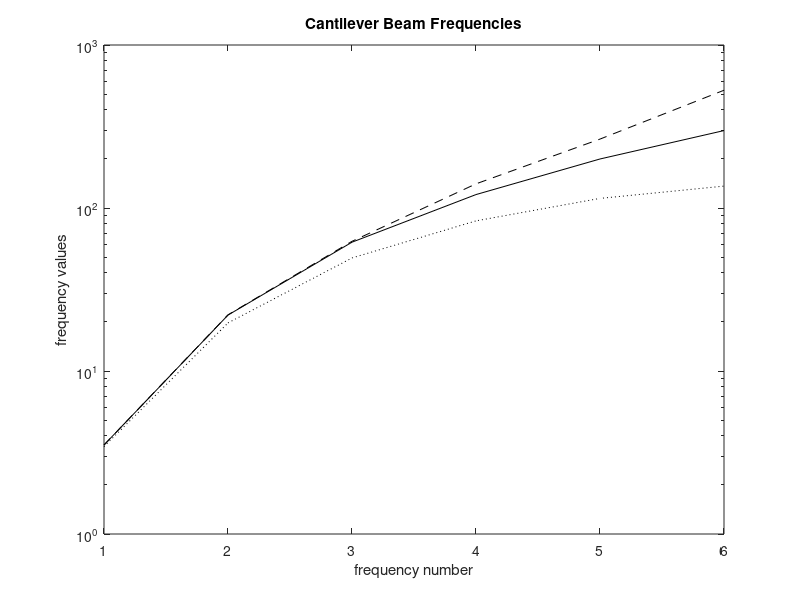

The MATLAB script that drew this image: (Note: this script raises an error after producing the figure.)
function cantbfrq      
% Example:  cantbfrq
% ~~~~~~~~~~~~~~~~
% This program computes approximate natural 
% frequencies of a uniform depth cantilever 
% beam using finite difference and finite 
% element methods. Error results are presented 
% which demonstrate that the finite element 
% method is much more accurate than the finite 
% difference method when the same matrix orders
% are used in computation of the eigenvalues.
%
% User m functions required: 
%   cbfrqnwm, cbfrqfdm, cbfrqfem, frud, 
%   examplmo, animate, plotsave, inputv

clear;
fprintf('\n\n');
fprintf('CANTILEVER BEAM FREQUENCIES BY ');
fprintf('FINITE DIFFERENCE AND');
fprintf(...
'\n           FINITE ELEMENT APPROXIMATION\n');

fprintf('\nGive the number of frequencies ');
fprintf('to be computed');
fprintf('\n(use an even number greater ');
fprintf('than 2)\n'), n=input('? > ');
if rem(n,2) ~= 0, n=n+1; end

% Exact frequencies from solution of 
% the frequency equation
wex = cbfrqnwm(n,1e-12);

% Frequencies for the finite 
% difference solution
wfd = cbfrqfdm(n);

% Frequencies, modal vectors, mass matrix, 
% and stiffness matrix from the finite 
% element solution.
nelts=n/2; [wfe,mv,mm,kk] = cbfrqfem(nelts);
pefdm=(wfd-wex)./(.01*wex); 
pefem=(wfe-wex)./(.01*wex);

nlines=17; nloop=round(n/nlines);
v=[(1:n)',wex,wfd,pefdm,wfe,pefem];
disp(' '); lo=1;
t1=[' freq.     exact.        fdif.' ...
    '       fd. pct.'];
t1=[t1,'    felt.       fe. pct.'];
t2=['number     freq.         freq.' ...
    '        error  '];
t2=[t2,'    freq.        error  '];
while lo < n
  disp(t1),disp(t2); hi=min(lo+nlines-1,n);
  for j=lo:hi
    s1=sprintf('\n %4.0f %13.5e %13.5e', ...
               v(j,1),v(j,2),v(j,3));
    s2=sprintf(' %9.3f %13.5e %9.3f', ...
               v(j,4),v(j,5),v(j,6));
    fprintf([s1,s2]);
  end
  fprintf('\n\nPress [Enter] to continue\n\n');
  pause; lo=lo+nlines;
end
plotsave(wex,wfd,pefdm,wfe,pefem);
nfe=length(wfe); nmidl=nfe/2;
if rem(nmidl,2)==0, nmidl=nmidl+1; end
x0=zeros(nfe,1); v0=x0; w=0;
f1=zeros(nfe,1); f2=f1; f1(nfe-1)=1; 
f1(nmidl)=-5;
xsav=examplmo(mm,kk,f1,f2,x0,v0,wfe,mv);
close; fprintf('All Done\n');

%=============================================

function z=cbfrqnwm(n,tol)
%
% z=cbfrqnwm(n,tol)
% ~~~~~~~~~~~~~~~~~
% Cantilever beam frequencies by Newton's 
% method.  Zeros of 
%        f(z) = cos(z) + 1/cosh(z)  
% are computed.
%
% n   - Number of frequencies required
% tol - Error tolerance for terminating 
%       the iteration
% z   - Dimensionless frequencies are the 
%       squares of the roots of f(z)=0
%
% User m functions called:  none
%----------------------------------------------

if nargin ==1, tol=1.e-5; end

% Base initial estimates on the asymptotic 
% form of the frequency equation
zbegin=((1:n)-.5)'*pi; zbegin(1)=1.875; big=10;

% Start Newton iteration
while big > tol
  t=exp(-zbegin); tt=t.*t; 
  f=cos(zbegin)+2*t./(1+tt);
  fp=-sin(zbegin)-2*t.*(1-tt)./(1+tt).^2; 
  delz=-f./fp;
  z=zbegin+delz; big=max(abs(delz)); zbegin=z;
end
z=z.*z;

%=============================================

function [wfindif,mat]=cbfrqfdm(n)
%
% [wfindif,mat]=cbfrqfdm(n)
% ~~~~~~~~~~~~~~~~~~~~~~~~~
% This function computes approximate cantilever
% beam frequencies by the finite difference 
% method. The truncation error for the 
% differential equation and boundary 
% conditions are of order h^2.
%
% n       - Number of frequencies to be 
%           computed
% wfindif - Approximate frequencies in 
%           dimensionless form
% mat     - Matrix having eigenvalues which 
%           are the square roots of the 
%           frequencies
%
% User m functions called:  none
%----------------------------------------------

% Form the primary part of the frequency matrix
mat=3*diag(ones(n,1))-4*diag(ones(n-1,1),1)+...
    diag(ones(n-2,1),2); mat=(mat+mat');

% Impose left end boundary conditions 
% y(0)=0 and y'(0)=0
mat(1,[1:3])=[7,-4,1]; mat(2,[1:4])=[-4,6,-4,1];

% Impose right end boundary conditions
% y''(1)=0 and y'''(1)=0
mat(n-1,[n-3:n])=[1,-4,5,-2]; 
mat(n,[n-2:n])=[2,-4,2];

% Compute approximate frequencies and 
% sort these values
w=eig(mat); w=sort(w); h=1/n; 
wfindif=sqrt(w)/(h*h);

%=============================================

function [wfem,modvecs,mm,kk]= ...
                     cbfrqfem(nelts,mas,len,ei)
%
% [wfem,modvecs,mm,kk]=
%                    cbfrqfem(nelts,mas,len,ei)
% ~~~~~~~~~~~~~~~~~~~~~~~~~~~~~~~~~~~~~~~~~~~~~
% Determination of natural frequencies of a 
% uniform depth cantilever beam by the Finite 
% Element Method.
%
%  nelts   - number of elements in the beam
%  mas     - total beam mass
%  len     - total beam length
%  ei      - elastic modulus times moment 
%            of inertia
%  wfem    - dimensionless circular frequencies
%  modvecs - modal vector matrix
%  mm,kk   - reduced mass and stiffness 
%            matrices
%
% User m functions called:  none
%----------------------------------------------

if nargin==1, mas=1; len=1; ei=1; end
n=nelts; le=len/n; me=mas/n; 
c1=6/le^2; c2=3/le; c3=2*ei/le;

% element mass matrix
masselt=me/420* ...
        [   156,   22*le,     54,  -13*le
          22*le,  4*le^2,  13*le, -3*le^2
             54,   13*le,    156,  -22*le
         -13*le, -3*le^2, -22*le,  4*le^2];

% element stiffness matrix
stifelt=c3*[ c1,  c2,  -c1,  c2
             c2,   2,  -c2,   1
            -c1, -c2,   c1, -c2
             c2,   1,  -c2,   2];

ndof=2*(n+1); jj=0:3; 
mm=zeros(ndof);  kk=zeros(ndof);

% Assemble equations
for i=1:n
  j=2*i-1+jj; mm(j,j)=mm(j,j)+masselt;
  kk(j,j)=kk(j,j)+stifelt;
end

% Remove degrees of freedom for zero 
% deflection and zero slope at the left end.
mm=mm(3:ndof,3:ndof); kk=kk(3:ndof,3:ndof);

% Compute frequencies
if nargout ==1
  wfem=sqrt(sort(real(eig(mm\kk))));
else
  [modvecs,wfem]=eig(mm\kk); 
  [wfem,id]=sort(diag(wfem));
  wfem=sqrt(wfem); modvecs=modvecs(:,id);
end

%=============================================

function [t,x]= ...
        frud(m,k,f1,f2,w,x0,v0,wn,modvc,h,tmax)
%
% [t,x]=frud(m,k,f1,f2,w,x0,v0,wn,modvc,h,tmax)
% ~~~~~~~~~~~~~~~~~~~~~~~~~~~~~~~~~~~~~~~~~~~~~
% This function employs modal superposition 
% to solve
%
%    m*x'' + k*x = f1*cos(w*t) + f2*sin(w*t)
%
% m,k    - mass and stiffness matrices
% f1,f2  - amplitude vectors for the forcing 
%          function
% w      - forcing frequency not matching any
%          natural frequency component in wn
% wn     - vector of natural frequency values
% x0,v0  - initial displacement and velocity 
%          vectors
% modvc  - matrix with modal vectors as its 
%          columns
% h,tmax - time step and maximum time for 
%          evaluation of the solution
% t      - column of times at which the 
%          solution is computed
% x      - solution matrix in which row j 
%          is the solution vector at 
%          time t(j)
%
% User m functions called:  none
%----------------------------------------------

t=0:h:tmax; nt=length(t); nx=length(x0); 
wn=wn(:); wnt=wn*t;

% Evaluate the particular solution.
x12=(k-(w*w)*m)\[f1,f2]; 
x1=x12(:,1); x2=x12(:,2);
xp=x1*cos(w*t)+x2*sin(w*t);

% Evaluate the homogeneous solution.
cof=modvc\[x0-x1,v0-w*x2]; 
c1=cof(:,1)'; c2=(cof(:,2)./wn)';
xh=(modvc.*c1(ones(1,nx),:))*cos(wnt)+...
   (modvc.*c2(ones(1,nx),:))*sin(wnt);

% Combine the particular and 
% homogeneous solutions.
t=t(:); x=(xp+xh)';

%=============================================

function x=examplmo(mm,kk,f1,f2,x0,v0,wfe,mv)
%
% x=examplmo(mm,kk,f1,f2,x0,v0,wfe,mv)
% ~~~~~~~~~~~~~~~~~~~~~~~~~~~~~~~~~~~~
% Evaluate the response caused when a downward
% load at the middle and an upward load at the 
% free end is applied.
%
% mm, kk - mass and stiffness matrices
% f1, f2 - forcing function magnitudes
% x0, v0 - initial position and velocity
% wfe    - forcing function frequency
% mv     - matrix of modal vectors
%
% User m functions called:  frud, animate, inputv
%----------------------------------------------

w=0; n=length(x0); t0=0; x=[];
s1=['\nEvaluate the time response from two',...
  '\nconcentrated loads. One downward at the',...
  '\nmiddle and one upward at the free end.'];
while 1
  fprintf(s1); fprintf('\n\n'); 
  fprintf('Input the time step and ');
  fprintf('the maximum time ');
  fprintf('\n(0.04 and 5.0) are typical.');
  fprintf(' Use 0,0 to stop\n');
  [h,tmax]=inputv; disp(' ');
  if norm([h,tmax])==0 | isnan(h), return; end

  [t,x]= ...
     frud(mm,kk,f1,f2,w,x0,v0,wfe,mv,h,tmax);
  x=x(:,1:2:n-1); x=[zeros(length(t),1),x];
  [nt,nc]=size(x); hdist=linspace(0,1,nc);

  clf; plot(t,x(:,nc),'k-');
  title('Position of the Free End of the Beam');
  xlabel('dimensionless time');
  ylabel('end deflection'); shg;
  disp('Press [Enter] for a surface plot of');
  disp(' transverse deflection versus x and t');
  pause
  print -deps endpos1 
  xc=linspace(0,1,nc); zmax=1.2*max(abs(x(:)));

  clf; surf(xc,t,x); view(30,35); 
  axis([0,1,0,tmax,-zmax,zmax]);
  xlabel('x axis'); ylabel('time'); 
  zlabel('deflection');
  title(['Cantilever Beam Deflection ' ...
       'for Varying Position and Time']); shg
  print -deps endpos2
  disp(['Press [Enter] to animate',...
        ' the beam motion']); pause
    
  titl='Cantilever Beam Animation'; 
  xlab='x axis'; ylab='displacement';
  animate(hdist,x,0.1,titl,xlab,ylab); close;
end

%=============================================

function animate(x,u,tpause,titl,xlabl,ylabl)
%
% animate(x,u,tpause,titl,xlabl,ylabl)
% ~~~~~~~~~~~~~~~~~~~~~~~~~~~~~~~~~~~~
% This function draws an animated plot of data 
% values stored in array u.  The different 
% columns of u correspond to position values 
% in vector x.  The successive rows of u 
% correspond to different times. Parameter 
% tpause controls the speed of animation.
%
%  u      - matrix of values to animate plots 
%           of u versus x
%  x      - spatial positions for different 
%           columns of u
%  tpause - clock seconds between output of 
%           frames. The default is .1 secs 
%           when tpause is left out. When 
%           tpause=0, a new frame appears 
%           when the user presses any key.
%  titl   - graph title
%  xlabl  - label for horizontal axis
%  ylabl  - label for vertical axis
%
% User m functions called:  none
%----------------------------------------------
 
if nargin<6, ylabl=''; end; 
if nargin<5, xlabl=''; end
if nargin<4, titl=''; end; 
if nargin<3, tpause=.1; end;

[ntime,nxpts]=size(u); 
umin=min(u(:)); umax=max(u(:));
udif=umax-umin; uavg=.5*(umin+umax); 
xmin=min(x); xmax=max(x); 
xdif=xmax-xmin; xavg=.5*(xmin+xmax);
xwmin=xavg-.55*xdif; xwmax=xavg+.55*xdif;
uwmin=uavg-.55*udif; uwmax=uavg+.55*udif; clf;
axis([xwmin,xwmax,uwmin,uwmax]); title(titl);
xlabel(xlabl); ylabel(ylabl); hold on;

for j=1:ntime
  ut=u(j,:); plot(x,ut,'k-'); axis('off'); shg
  if tpause==0 
    pause; 
  else 
    pause(tpause); 
  end
  if j==ntime, break, else, cla; end
end
print -deps cntltrac
hold off; clf;

%=============================================

function plotsave(wex,wfd,pefd,wfe,pefem)
%
% function plotsave(wex,wfd,pefd,wfe,pefem)
% ~~~~~~~~~~~~~~~~~~~~~~~~~~~~~~~~~~~~~~~~~
% This function plots errors in frequencies 
% computed by two approximate methods.
%
% wex        - exact frequencies
% wfd        - finite difference frequencies
% wfe        - finite element frequencies
% pefd,pefem - percent errors by both methods
%
% User m functions called:  none
%----------------------------------------------

% plot results comparing accuracy 
% of both frequency methods
w=[wex(:);wfd(:);wfd]; 
wmin=min(w); wmax=max(w); n=length(wex);
wht=wmin+.001*(wmax-wmin); j=1:n;
 
semilogy(j,wex,'k-',j,wfe,'k--',j,wfd,'k:')
title('Cantilever Beam Frequencies');
xlabel('frequency number');
ylabel('frequency values');
legend('Exact freq.','Felt. freq.', ...
       'Fdif. freq.',2); figure(gcf); 
disp(['Press [Enter] for a frequency ',...
      'error plot']); pause 
print -deps beamfrq1 

plot(j,abs(pefd),'k:',j,abs(pefem),'k--');
title(['Cantilever Beam Frequency ' ...
       'Error Percentages']);
xlabel('frequency number'); 
ylabel('percent frequency error'); 
legend('Fdif. pct. error','Felt. pct. error',4);
figure(gcf);
disp(['Press [Enter] for a transient ',...
'response calculation']); pause
print -deps beamfrq2
